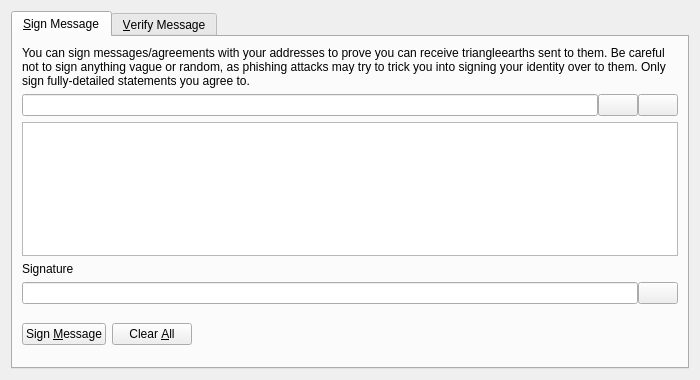
<?xml version="1.0" encoding="UTF-8"?>
<ui version="4.0">
 <class>SignVerifyMessageDialog</class>
 <widget class="QDialog" name="SignVerifyMessageDialog">
  <property name="geometry">
   <rect>
    <x>0</x>
    <y>0</y>
    <width>700</width>
    <height>380</height>
   </rect>
  </property>
  <property name="windowTitle">
   <string>Signatures - Sign / Verify a Message</string>
  </property>
  <property name="modal">
   <bool>true</bool>
  </property>
  <layout class="QVBoxLayout" name="verticalLayout">
   <item>
    <widget class="QTabWidget" name="tabWidget">
     <property name="currentIndex">
      <number>0</number>
     </property>
     <widget class="QWidget" name="tabSignMessage">
      <attribute name="title">
       <string>&amp;Sign Message</string>
      </attribute>
      <layout class="QVBoxLayout" name="verticalLayout_SM">
       <item>
        <widget class="QLabel" name="infoLabel_SM">
         <property name="text">
          <string>You can sign messages/agreements with your addresses to prove you can receive triangleearths sent to them. Be careful not to sign anything vague or random, as phishing attacks may try to trick you into signing your identity over to them. Only sign fully-detailed statements you agree to.</string>
         </property>
         <property name="textFormat">
          <enum>Qt::PlainText</enum>
         </property>
         <property name="wordWrap">
          <bool>true</bool>
         </property>
        </widget>
       </item>
       <item>
        <layout class="QHBoxLayout" name="horizontalLayout_1_SM">
         <property name="spacing">
          <number>0</number>
         </property>
         <item>
          <widget class="QValidatedLineEdit" name="addressIn_SM">
           <property name="toolTip">
            <string>The triangleearth address to sign the message with</string>
           </property>
          </widget>
         </item>
         <item>
          <widget class="QPushButton" name="addressBookButton_SM">
           <property name="toolTip">
            <string>Choose previously used address</string>
           </property>
           <property name="text">
            <string/>
           </property>
           <property name="icon">
            <iconset resource="../bitcoin.qrc">
             <normaloff>:/icons/address-book</normaloff>:/icons/address-book</iconset>
           </property>
           <property name="shortcut">
            <string>Alt+A</string>
           </property>
           <property name="autoDefault">
            <bool>false</bool>
           </property>
          </widget>
         </item>
         <item>
          <widget class="QPushButton" name="pasteButton_SM">
           <property name="toolTip">
            <string>Paste address from clipboard</string>
           </property>
           <property name="text">
            <string/>
           </property>
           <property name="icon">
            <iconset resource="../bitcoin.qrc">
             <normaloff>:/icons/editpaste</normaloff>:/icons/editpaste</iconset>
           </property>
           <property name="shortcut">
            <string>Alt+P</string>
           </property>
           <property name="autoDefault">
            <bool>false</bool>
           </property>
          </widget>
         </item>
        </layout>
       </item>
       <item>
        <widget class="QPlainTextEdit" name="messageIn_SM">
         <property name="toolTip">
          <string>Enter the message you want to sign here</string>
         </property>
        </widget>
       </item>
       <item>
        <widget class="QLabel" name="signatureLabel_SM">
         <property name="text">
          <string>Signature</string>
         </property>
         <property name="textFormat">
          <enum>Qt::PlainText</enum>
         </property>
        </widget>
       </item>
       <item>
        <layout class="QHBoxLayout" name="horizontalLayout_2_SM">
         <property name="spacing">
          <number>0</number>
         </property>
         <item>
          <widget class="QLineEdit" name="signatureOut_SM">
           <property name="font">
            <font>
             <italic>true</italic>
            </font>
           </property>
           <property name="readOnly">
            <bool>true</bool>
           </property>
          </widget>
         </item>
         <item>
          <widget class="QPushButton" name="copySignatureButton_SM">
           <property name="toolTip">
            <string>Copy the current signature to the system clipboard</string>
           </property>
           <property name="text">
            <string/>
           </property>
           <property name="icon">
            <iconset resource="../bitcoin.qrc">
             <normaloff>:/icons/editcopy</normaloff>:/icons/editcopy</iconset>
           </property>
           <property name="autoDefault">
            <bool>false</bool>
           </property>
          </widget>
         </item>
        </layout>
       </item>
       <item>
        <layout class="QHBoxLayout" name="horizontalLayout_3_SM">
         <item>
          <widget class="QPushButton" name="signMessageButton_SM">
           <property name="toolTip">
            <string>Sign the message to prove you own this triangleearth address</string>
           </property>
           <property name="text">
            <string>Sign &amp;Message</string>
           </property>
           <property name="icon">
            <iconset resource="../bitcoin.qrc">
             <normaloff>:/icons/edit</normaloff>:/icons/edit</iconset>
           </property>
           <property name="autoDefault">
            <bool>false</bool>
           </property>
          </widget>
         </item>
         <item>
          <widget class="QPushButton" name="clearButton_SM">
           <property name="toolTip">
            <string>Reset all sign message fields</string>
           </property>
           <property name="text">
            <string>Clear &amp;All</string>
           </property>
           <property name="icon">
            <iconset resource="../bitcoin.qrc">
             <normaloff>:/icons/remove</normaloff>:/icons/remove</iconset>
           </property>
           <property name="autoDefault">
            <bool>false</bool>
           </property>
          </widget>
         </item>
         <item>
          <spacer name="horizontalSpacer_1_SM">
           <property name="orientation">
            <enum>Qt::Horizontal</enum>
           </property>
           <property name="sizeHint" stdset="0">
            <size>
             <width>40</width>
             <height>48</height>
            </size>
           </property>
          </spacer>
         </item>
         <item>
          <widget class="QLabel" name="statusLabel_SM">
           <property name="font">
            <font>
             <weight>75</weight>
             <bold>true</bold>
            </font>
           </property>
           <property name="text">
            <string/>
           </property>
           <property name="wordWrap">
            <bool>true</bool>
           </property>
          </widget>
         </item>
         <item>
          <spacer name="horizontalSpacer_2_SM">
           <property name="orientation">
            <enum>Qt::Horizontal</enum>
           </property>
           <property name="sizeHint" stdset="0">
            <size>
             <width>40</width>
             <height>48</height>
            </size>
           </property>
          </spacer>
         </item>
        </layout>
       </item>
      </layout>
     </widget>
     <widget class="QWidget" name="tabVerifyMessage">
      <attribute name="title">
       <string>&amp;Verify Message</string>
      </attribute>
      <layout class="QVBoxLayout" name="verticalLayout_VM">
       <item>
        <widget class="QLabel" name="infoLabel_VM">
         <property name="text">
          <string>Enter the receiver's address, message (ensure you copy line breaks, spaces, tabs, etc. exactly) and signature below to verify the message. Be careful not to read more into the signature than what is in the signed message itself, to avoid being tricked by a man-in-the-middle attack. Note that this only proves the signing party receives with the address, it cannot prove sendership of any transaction!</string>
         </property>
         <property name="textFormat">
          <enum>Qt::PlainText</enum>
         </property>
         <property name="alignment">
          <set>Qt::AlignLeading|Qt::AlignLeft|Qt::AlignTop</set>
         </property>
         <property name="wordWrap">
          <bool>true</bool>
         </property>
        </widget>
       </item>
       <item>
        <layout class="QHBoxLayout" name="horizontalLayout_1_VM">
         <property name="spacing">
          <number>0</number>
         </property>
         <item>
          <widget class="QValidatedLineEdit" name="addressIn_VM">
           <property name="toolTip">
            <string>The triangleearth address the message was signed with</string>
           </property>
          </widget>
         </item>
         <item>
          <widget class="QPushButton" name="addressBookButton_VM">
           <property name="toolTip">
            <string>Choose previously used address</string>
           </property>
           <property name="text">
            <string/>
           </property>
           <property name="icon">
            <iconset resource="../bitcoin.qrc">
             <normaloff>:/icons/address-book</normaloff>:/icons/address-book</iconset>
           </property>
           <property name="shortcut">
            <string>Alt+A</string>
           </property>
           <property name="autoDefault">
            <bool>false</bool>
           </property>
          </widget>
         </item>
        </layout>
       </item>
       <item>
        <widget class="QPlainTextEdit" name="messageIn_VM"/>
       </item>
       <item>
        <widget class="QValidatedLineEdit" name="signatureIn_VM"/>
       </item>
       <item>
        <layout class="QHBoxLayout" name="horizontalLayout_2_VM">
         <item>
          <widget class="QPushButton" name="verifyMessageButton_VM">
           <property name="toolTip">
            <string>Verify the message to ensure it was signed with the specified triangleearth address</string>
           </property>
           <property name="text">
            <string>Verify &amp;Message</string>
           </property>
           <property name="icon">
            <iconset resource="../bitcoin.qrc">
             <normaloff>:/icons/transaction_0</normaloff>:/icons/transaction_0</iconset>
           </property>
           <property name="autoDefault">
            <bool>false</bool>
           </property>
          </widget>
         </item>
         <item>
          <widget class="QPushButton" name="clearButton_VM">
           <property name="toolTip">
            <string>Reset all verify message fields</string>
           </property>
           <property name="text">
            <string>Clear &amp;All</string>
           </property>
           <property name="icon">
            <iconset resource="../bitcoin.qrc">
             <normaloff>:/icons/remove</normaloff>:/icons/remove</iconset>
           </property>
           <property name="autoDefault">
            <bool>false</bool>
           </property>
          </widget>
         </item>
         <item>
          <spacer name="horizontalSpacer_1_VM">
           <property name="orientation">
            <enum>Qt::Horizontal</enum>
           </property>
           <property name="sizeHint" stdset="0">
            <size>
             <width>40</width>
             <height>48</height>
            </size>
           </property>
          </spacer>
         </item>
         <item>
          <widget class="QLabel" name="statusLabel_VM">
           <property name="font">
            <font>
             <weight>75</weight>
             <bold>true</bold>
            </font>
           </property>
           <property name="text">
            <string/>
           </property>
           <property name="wordWrap">
            <bool>true</bool>
           </property>
          </widget>
         </item>
         <item>
          <spacer name="horizontalSpacer_2_VM">
           <property name="orientation">
            <enum>Qt::Horizontal</enum>
           </property>
           <property name="sizeHint" stdset="0">
            <size>
             <width>40</width>
             <height>48</height>
            </size>
           </property>
          </spacer>
         </item>
        </layout>
       </item>
      </layout>
     </widget>
    </widget>
   </item>
  </layout>
 </widget>
 <customwidgets>
  <customwidget>
   <class>QValidatedLineEdit</class>
   <extends>QLineEdit</extends>
   <header>qvalidatedlineedit.h</header>
  </customwidget>
 </customwidgets>
 <resources>
  <include location="../bitcoin.qrc"/>
 </resources>
 <connections/>
</ui>
